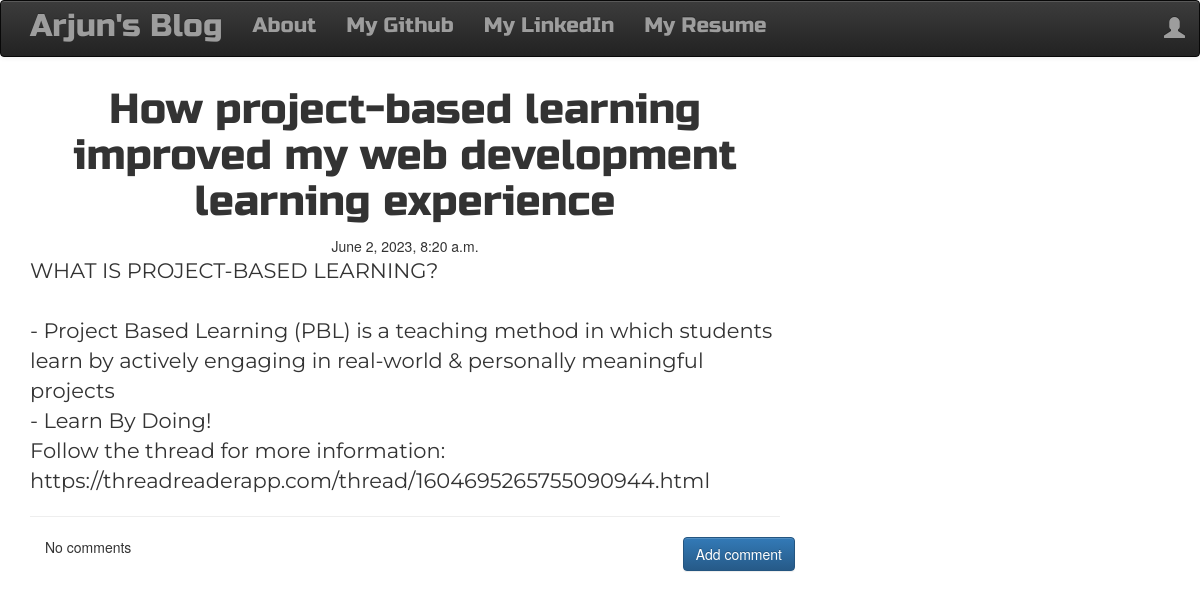
Screenshot of /post/3/ with the database file from the repository.
### blog/models.py (models this page shows, shortened)
class Post(models.Model):
    author = models.ForeignKey('auth.User',on_delete=models.CASCADE)
    title = models.CharField(max_length=256)
    text = models.TextField()
    created_date = models.DateTimeField(default=timezone.now)
    published_date = models.DateTimeField(blank=True,null=True)

### blog/views.py (the view)
# urls.py: path('post/<int:pk>/', PostDetailView.as_view(), name='post_detail'),
class PostDetailView(DetailView):
    model = Post

### blog/templates/blog/post_detail.html (shortened to what this page needs)
{% extends "blog/base.html" %}
{% block content %}
<h1 class="posttitle loader">{{post.title}}</h1>
{% if post.published_date %}
<div class="date postdate">
    {{ post.published_date }}
</div>
{% else %}
<a href="{% url 'post_publish' pk=post.pk %}" class="btn btn-default">Publish</a>
{% endif %}
<p class="postcontent">{{post.text|safe|linebreaksbr}}</p>
<hr>
<a class="btn btn-primary btn-comment" href="{% url 'add_comment_to_post' pk=post.pk %}">Add comment</a>
<div class="container">
{% for comment in post.comments.all %}
<br>
    {% if user.is_authenticated or comment.approved_comment %}
        {{comment.created_date}}
            {% if not comment.approved_comment %}
            <a class="btn btn-default" href="{% url 'comment_remove' pk=comment.pk %}"><span class="glyphicon glyphicon-remove"></span></a>
            <a class="btn btn-primary" href="{% url 'comment_approve' pk=comment.pk %}"><span class="glyphicon glyphicon-ok"></span></a>
            {% endif %}
        <p>{{comment.text|safe|linebreaksbr}}</p>
        <p>Posted by: {{comment.author}}</p>
    {% endif %}
    {% empty %}
    <p>No comments</p>
{% endfor %}
</div>
{% endblock %}

### blog/static/css/blog.css (style rules this page uses)
.postdate { text-align: center; }
.posttitle { font-family: 'Russo One', sans-serif; font-size: 3em; text-align: center; }
.postcontent { font-family: 'Montserrat'; font-size: 1.5em; }
.btn-comment { position: absolute; right: 0px; }
.loader { filter:hue-rotate(0deg); color: linear-gradient(45deg,#0f8,#08f); animation:hue 5000ms infinite linear; }

### rows the page displays
Post: title "How project-based learning improved my web development learning experience", published_date "June 2, 2023, 8:20 a.m.", text "WHAT IS PROJECT-BASED LEARNING? - Project Based Learning (PBL) is a teaching method in which students learn by actively engaging in real-world & personally meaningful projects - Learn By Doing! Follow the thread for more information: https://threadreaderapp.com/thread/1604695265755090944.html"
